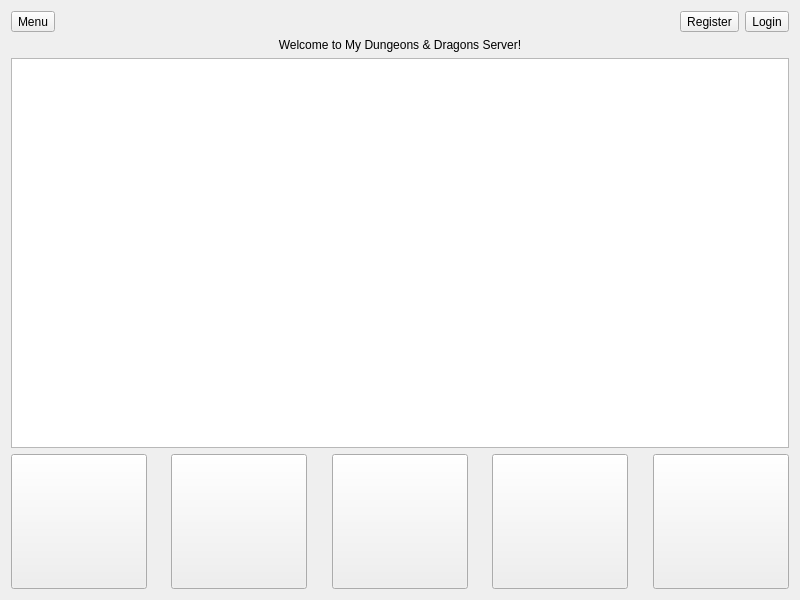
<?xml version="1.0" encoding="UTF-8"?>
<ui version="4.0">
 <class>MyDndServer</class>
 <widget class="QWidget" name="MyDndServer">
  <property name="geometry">
   <rect>
    <x>0</x>
    <y>0</y>
    <width>800</width>
    <height>600</height>
   </rect>
  </property>
  <property name="windowTitle">
   <string>MyDndServer</string>
  </property>
  <layout class="QVBoxLayout" name="verticalLayout">
   <item>
    <layout class="QHBoxLayout" name="horizontalLayout">
     <item>
      <widget class="QToolButton" name="btn_menu">
       <property name="text">
        <string>Menu</string>
       </property>
      </widget>
     </item>
     <item>
      <spacer name="horizontalSpacer">
       <property name="orientation">
        <enum>Qt::Horizontal</enum>
       </property>
       <property name="sizeHint" stdset="0">
        <size>
         <width>40</width>
         <height>20</height>
        </size>
       </property>
      </spacer>
     </item>
     <item>
      <widget class="QToolButton" name="btn_register">
       <property name="text">
        <string>Register</string>
       </property>
      </widget>
     </item>
     <item>
      <widget class="QToolButton" name="btn_login">
       <property name="text">
        <string>Login</string>
       </property>
      </widget>
     </item>
    </layout>
   </item>
   <item>
    <widget class="QLabel" name="label">
     <property name="text">
      <string>Welcome to My Dungeons &amp; Dragons Server!</string>
     </property>
     <property name="alignment">
      <set>Qt::AlignCenter</set>
     </property>
    </widget>
   </item>
   <item>
    <widget class="QGraphicsView" name="graphicsView"/>
   </item>
   <item>
    <layout class="QHBoxLayout" name="horizontalLayout_2">
     <item>
      <widget class="QToolButton" name="btn_character_sheet">
       <property name="text">
        <string/>
       </property>
       <property name="icon">
        <iconset>
         <normaloff>:/789_Lorc_RPG_icons/Icon.3_83.png</normaloff>:/789_Lorc_RPG_icons/Icon.3_83.png</iconset>
       </property>
       <property name="iconSize">
        <size>
         <width>128</width>
         <height>128</height>
        </size>
       </property>
      </widget>
     </item>
     <item>
      <spacer name="horizontalSpacer_2">
       <property name="orientation">
        <enum>Qt::Horizontal</enum>
       </property>
       <property name="sizeHint" stdset="0">
        <size>
         <width>40</width>
         <height>20</height>
        </size>
       </property>
      </spacer>
     </item>
     <item>
      <widget class="QToolButton" name="btn_equipment">
       <property name="text">
        <string/>
       </property>
       <property name="icon">
        <iconset>
         <normaloff>:/789_Lorc_RPG_icons/Icon.6_94.png</normaloff>:/789_Lorc_RPG_icons/Icon.6_94.png</iconset>
       </property>
       <property name="iconSize">
        <size>
         <width>128</width>
         <height>128</height>
        </size>
       </property>
      </widget>
     </item>
     <item>
      <spacer name="horizontalSpacer_3">
       <property name="orientation">
        <enum>Qt::Horizontal</enum>
       </property>
       <property name="sizeHint" stdset="0">
        <size>
         <width>40</width>
         <height>20</height>
        </size>
       </property>
      </spacer>
     </item>
     <item>
      <widget class="QToolButton" name="btn_inventory">
       <property name="text">
        <string/>
       </property>
       <property name="icon">
        <iconset>
         <normaloff>:/789_Lorc_RPG_icons/Icon.6_37.png</normaloff>:/789_Lorc_RPG_icons/Icon.6_37.png</iconset>
       </property>
       <property name="iconSize">
        <size>
         <width>128</width>
         <height>128</height>
        </size>
       </property>
      </widget>
     </item>
     <item>
      <spacer name="horizontalSpacer_4">
       <property name="orientation">
        <enum>Qt::Horizontal</enum>
       </property>
       <property name="sizeHint" stdset="0">
        <size>
         <width>40</width>
         <height>20</height>
        </size>
       </property>
      </spacer>
     </item>
     <item>
      <widget class="QToolButton" name="btn_action">
       <property name="text">
        <string/>
       </property>
       <property name="icon">
        <iconset>
         <normaloff>:/789_Lorc_RPG_icons/Icon.2_43.png</normaloff>:/789_Lorc_RPG_icons/Icon.2_43.png</iconset>
       </property>
       <property name="iconSize">
        <size>
         <width>128</width>
         <height>128</height>
        </size>
       </property>
      </widget>
     </item>
     <item>
      <spacer name="horizontalSpacer_5">
       <property name="orientation">
        <enum>Qt::Horizontal</enum>
       </property>
       <property name="sizeHint" stdset="0">
        <size>
         <width>40</width>
         <height>20</height>
        </size>
       </property>
      </spacer>
     </item>
     <item>
      <widget class="QToolButton" name="btn_journal">
       <property name="text">
        <string/>
       </property>
       <property name="icon">
        <iconset>
         <normaloff>:/789_Lorc_RPG_icons/Icon.5_85.png</normaloff>:/789_Lorc_RPG_icons/Icon.5_85.png</iconset>
       </property>
       <property name="iconSize">
        <size>
         <width>128</width>
         <height>128</height>
        </size>
       </property>
      </widget>
     </item>
    </layout>
   </item>
  </layout>
 </widget>
 <resources/>
 <connections/>
</ui>
